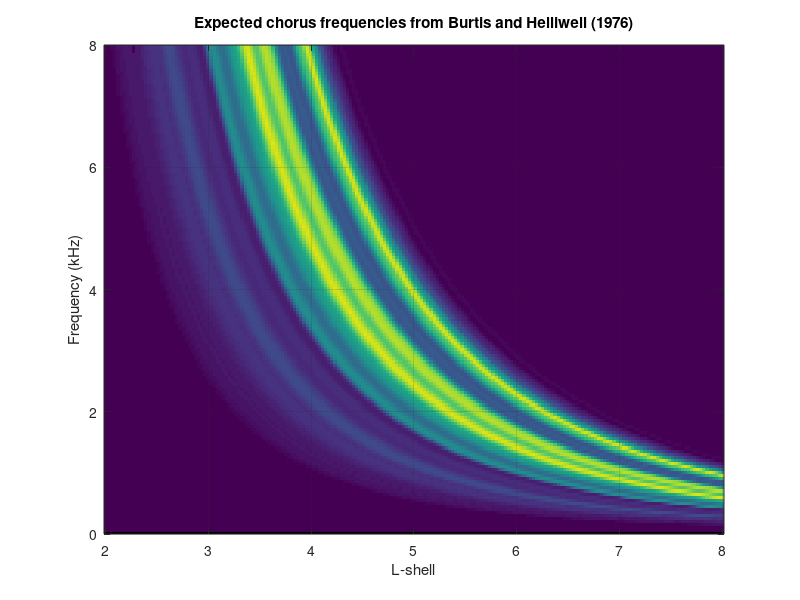

The MATLAB script that drew this image: (Note: this script raises an error after producing the figure.)
function plot_fheq_vs_l_v2
% Function to plot 0.1 and 0.7 fHeq vs L
% In the spirit of Burtis and Helliwell 1976 figure 9 and Spasojevic 2005
% figure 2B
% Formulas from Park (1972), p 88

% By Daniel Golden (dgolden1 at stanford dot edu) June 2008
% $Id$

%% SETUP
F_NPTS = 200;
L_NPTS = 200;
f_max = 8; % kHz

%% Formulae
r_o = 6370e3;
L = linspace(2, 8, L_NPTS);
r_eq = r_o*L;
fHeq = 8.736e5*(r_o./r_eq).^3;
fHeq = fHeq / 1e3; % Convert from Hz to kHz

%% Load Burtis and Helliwell plot
load bhchorus.mat

%% Construct 3D plot across L-shells
p_img = zeros(F_NPTS, L_NPTS);
f = linspace(0, f_max + 2, F_NPTS);
for kk = 1:length(L)
	this_f = ffH*fHeq(kk);
	i = (this_f < f_max + 2);
	this_slice = interp1(this_f(i), p(i), f, 'spline');
	this_slice(this_slice < 0) = 0;
	this_slice(f > max(this_f(i))) = 0; % Get ride of crazy spline extrapolation
	
% 	plot(f, this_slice);
% 	xlabel('f');
% 	ylabel('percent');
% 	
	p_img(:, kk) = this_slice;
end
p_img(p_img < 0) = 0;

%% Plot
figure;
imagesc(L, f, p_img);
axis xy;
grid on;
ylim([0 f_max]);
xlabel('L-shell');
ylabel('Frequency (kHz)');
title('Expected chorus frequencies from Burtis and Helliwell (1976)');

% load('bhchorus_colormap.mat', 'bh_cmap');
% colormap(bh_cmap);
colormap(jet_with_white);
c = colorbar;
set(get(c, 'ylabel'), 'String', 'Percent observed');

increase_font(gcf, 16);
